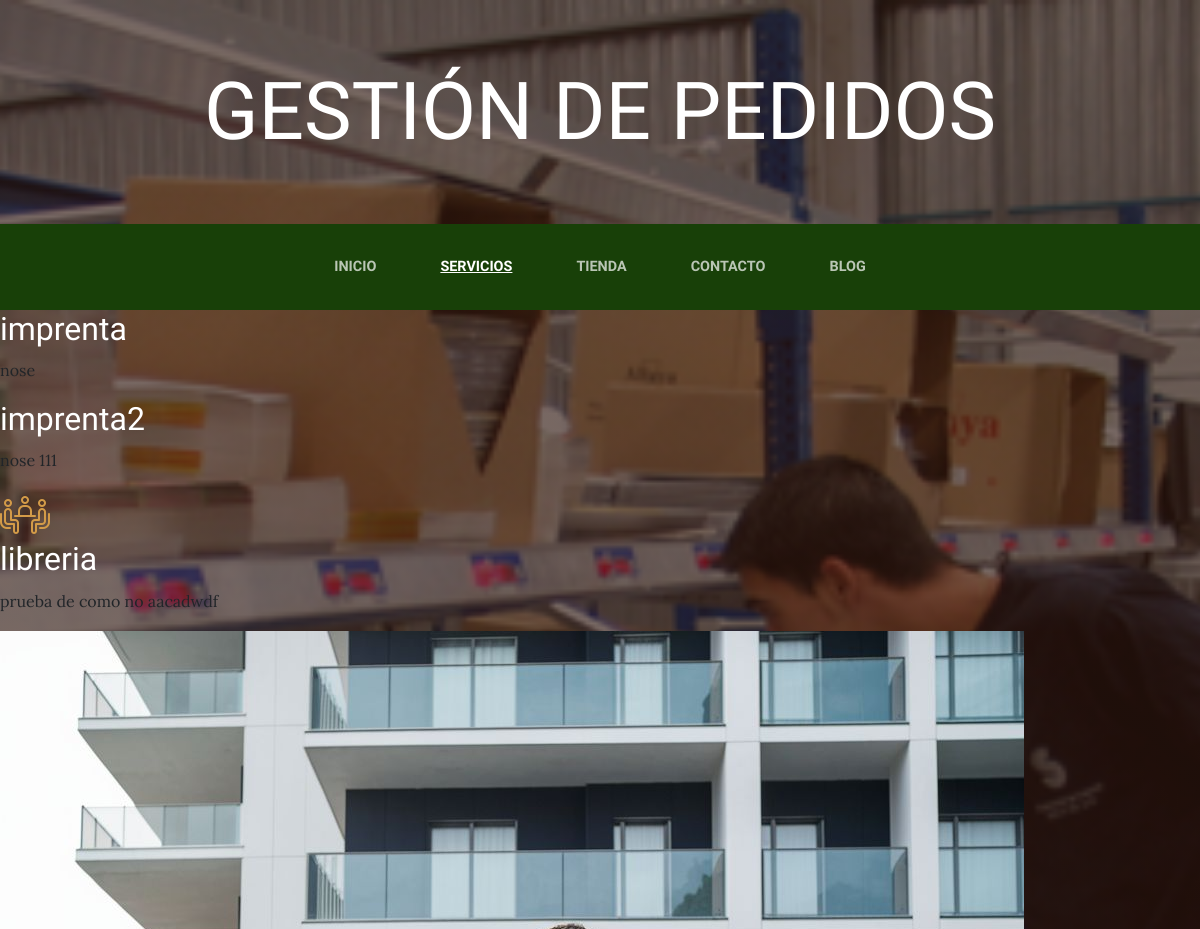
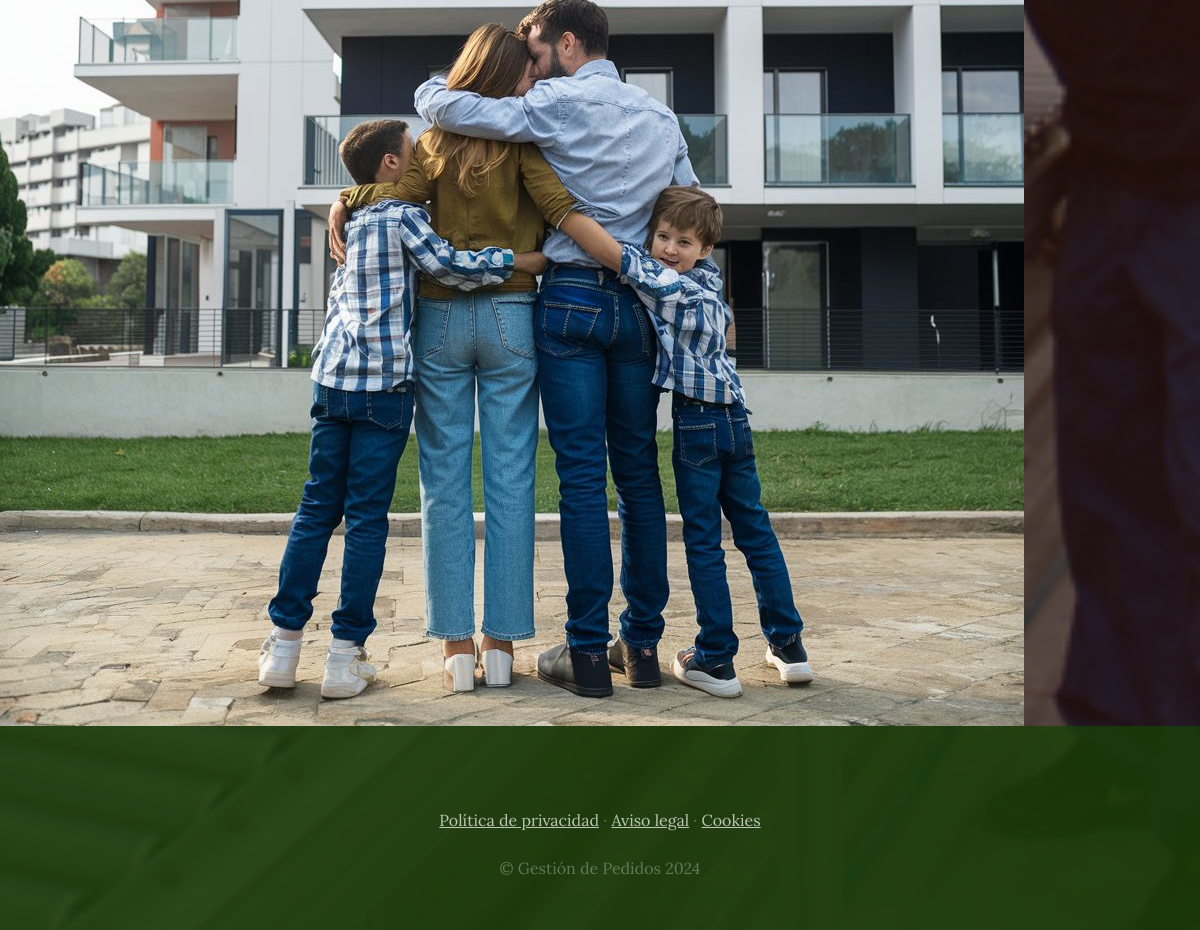
The app's page /servicios/ with its own data (2 pictures, top to bottom).
### servicios/models.py (models this page shows)
class Servicios(models.Model):
    titulo=models.CharField(max_length=50)
    contenido=models.CharField(max_length=50)
    imagen=models.ImageField(upload_to='servicios')
    created=models.DateTimeField(auto_now_add=True)
    update=models.DateTimeField(auto_now_add=True)
    class Meta:
        verbose_name='servicio'
        verbose_name_plural='servicios'
    def __str__(self):
        return self.titulo

### ProyectoWebapp/views.py (the view)
# urls.py: path('servicios/', views.servicios, name='servicios'),
def servicios(request):
    servicios=Servicios.objects.all()
    print(servicios)
    return render(request, "proyectowebApp/servicios.html",{'servicios':servicios})

### ProyectoWebapp/templates/proyectowebApp/servicios.html
{% extends 'proyectowebApp/Base.html' %}
{% load static %}
{% block content %}
{% for servicio in servicios %}
<div>
    <h2 style="color: white;">{{ servicio.titulo }}</h2>
    <p>{{ servicio.contenido }}</p>
    <img src="{{ servicio.imagen.url }}" alt="">
</div>
{% endfor %}
{% endblock %}

### ProyectoWebapp/static/proyectoWebApp/css/gestion.css (style rules this page uses)
body { font-family: 'Lora'; background: linear-gradient(rgba(47, 23, 15, 0.65), rgba(47, 23, 15, 0.65)), url("../img/bg_main.jpg"); background-attachment: fixed; background-position: center; background-size: cover; }
h1, h2, h3, h4, h5, h6 { font-family: 'Raleway'; }
p { line-height: 1.75; }

### records on screen
Servicios: titulo "imprenta", contenido "nose"
Servicios: titulo "imprenta2", contenido "nose 111", imagen (picture)
Servicios: titulo "libreria", contenido "prueba de como no aacadwdf", imagen (picture)
